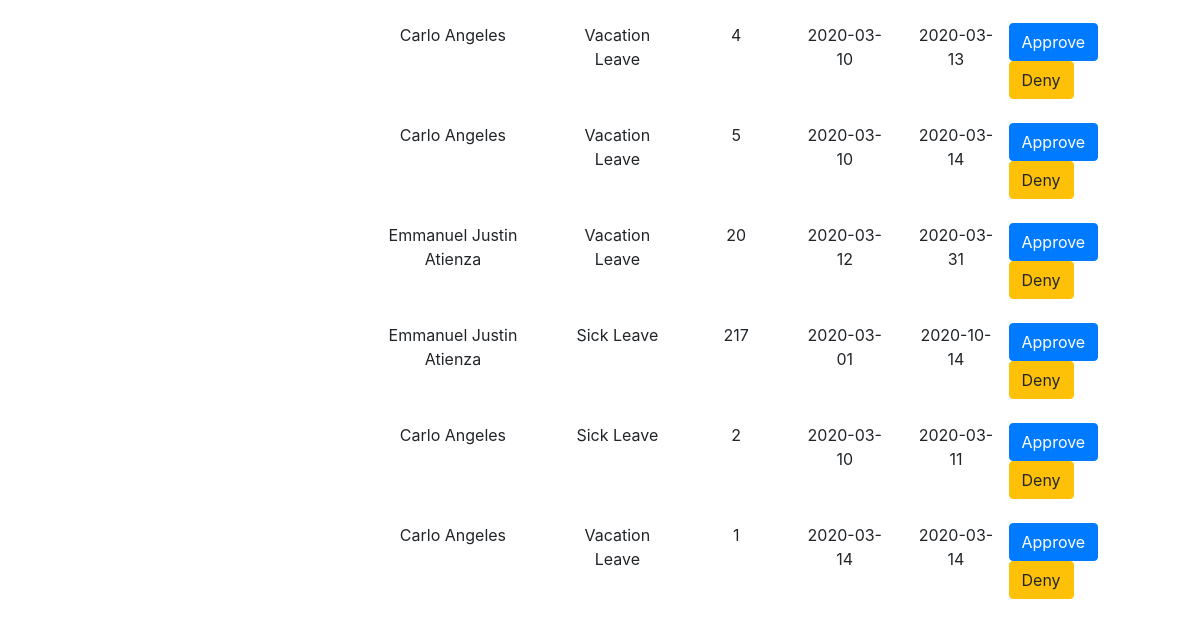
The page /user_hr/request.php (signed in, lower part) on the database as committed earlier.
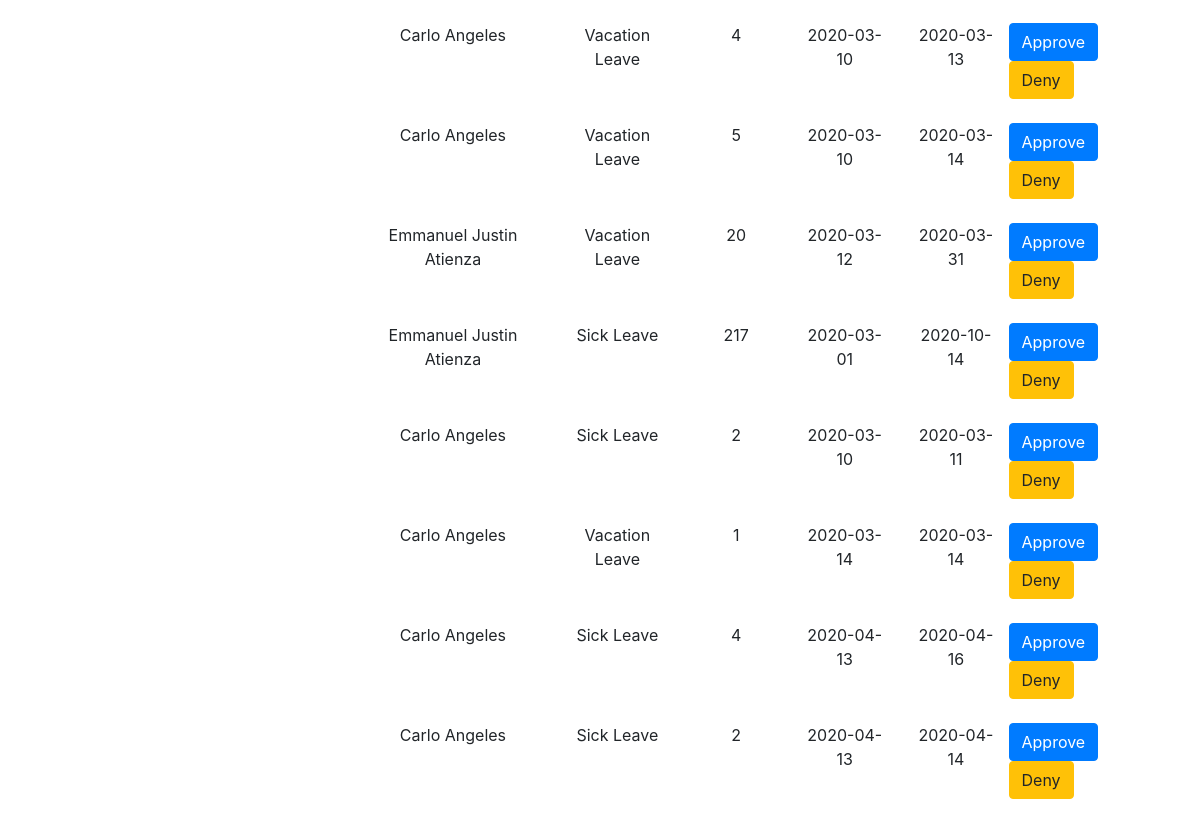
The same page on the database as committed later.
### tables this page shows
CREATE TABLE `leaverequest` (
  `leaverequestID` int(11) NOT NULL,
  `date_requested` date NOT NULL,
  `leaverequestType` varchar(100) NOT NULL,
  `leaverequestLocation` varchar(200) NOT NULL,
  `leaverequestNoOfDays` int(10) NOT NULL,
  `leaverequestStartDate` date NOT NULL,
  `leaverequestEndDate` date NOT NULL,
  `leaverequestCommutation` varchar(100) NOT NULL,
  `emp_id` varchar(40) NOT NULL,
  `leaverequestEmployeeName` varchar(500) NOT NULL,
  `emp_supervisor` varchar(500) NOT NULL,
  `emp_supervisor_response` varchar(50) NOT NULL,
  `emp_supervisor_remarks` varchar(500) DEFAULT NULL,
  `date_approval` date DEFAULT NULL,
  `hr_status` varchar(15) NOT NULL,
  `hr_remarks` varchar(500) DEFAULT NULL,
  `respondedby_hr` varchar(40) DEFAULT NULL
);

### user_hr/request.php (the view, shortened to what this page needs)
<?php
    include_once('../connection.php');
?>
<!DOCTYPE html>
<html lang="en">
<head>
    <?php include('css/bootstrap.php');?>
</head>
<body>
    <section id="wrapper">
        <div class="row">
            <div class="side-bar col-xl-3 col-lg-4">
            </div>
            <div class="content col-xl-9 col-lg-8 overflow-hidden">
               <div class="container">
                    <div class="jumbotron bg-transparent">
                        <div class="table table-responsive">
                            <table id="mytable" class="table table-responsive table-borderless text-center">
                                <?php
                                    $request_table_sql = "Select leaverequestEmployeeName, leaverequestType, leaverequestNoOfDays, leaverequestStartDate, leaverequestEndDate, leaverequestID, emp_id, emp_supervisor from leaverequest where hr_status = 'Pending'";
                                    $request_table_result = mysqli_query($connection,$request_table_sql);
                                    if($request_table_result -> num_rows > 0){
                                        while($row = $request_table_result -> fetch_assoc()){
                                            echo '<tr><td style="display:none;">' .$row["leaverequestID"] .'</td>'.
                                                 '<td style="display:none;">'. $row["emp_id"] . '</td>'.
                                                 '<td style="display:none;">'. $row["emp_supervisor"] . '</td>'.
                                                 '<td>'. $row["leaverequestEmployeeName"] . '</td>'.
                                                 '<td>'. $row["leaverequestType"] . '</td>'.
                                                 '<td>'. $row["leaverequestNoOfDays"] . '</td>'.
                                                 '<td>'. $row["leaverequestStartDate"] . '</td>'.
                                                 '<td>'. $row["leaverequestEndDate"] . '</td>'.
                                                 '<td>
                                                    <div class="row justify-content-between">
                                                        <form action="approved.php" method="post">
                                                            <input type="hidden" name="lr_ID" id="dStatus" value="'.$row['leaverequestID'].'">
                                                            <input type="hidden" name="lr_EID" id="dStatus" value="'.$row['emp_id'].'">
                                                            <input type="hidden" name="lr_super" id="dStatus" value="'.$row['emp_supervisor'].'">
                                                            <input type="hidden" name="lr_type" id="dtype" value="'.$row['leaverequestType'].'">
                                                            <button name="approved" class="btn btn-primary">Approve</button>
                                                        </form>
                                                        <button name="deny" class="btn btn-warning" id="deny_btn" onclick="modalOpen()">Deny</button>
                                                    </div>
                                                 </td> </tr>';
                                        }
                                    }
                                ?>
                            </table>
                        </div>
                    </div>
               </div>
            </div>
        </div>
    </section>
</body>
</html>

### user_hr/css/bootstrap.php (shortened to what this page needs)
<link rel="stylesheet" href="../bootstrap-4.3.1-dist/css/bootstrap.css">
<link rel="stylesheet" href="../bootstrap-4.3.1-dist/css/bootstrap.min.css">
<link rel="stylesheet" href="https://cdnjs.cloudflare.com/ajax/libs/font-awesome/4.7.0/css/font-awesome.min.css">

### user_hr/css/bootstrap.php (style rules this page uses)
html,body { overflow:hidden; }
.side-bar { display: block; }
html,body { overflow:auto; }
@media only screen and (min-width:992px) { html,body { overflow:hidden; } }

Rows that differ between the two databases and show on the page:
added leaverequest: leaverequestEmployeeName "Carlo Angeles", leaverequestType "Sick Leave", leaverequestNoOfDays "4", leaverequestStartDate "2020-04-13", leaverequestEndDate "2020-04-16"
added leaverequest: leaverequestEmployeeName "Carlo Angeles", leaverequestType "Sick Leave", leaverequestNoOfDays "2", leaverequestStartDate "2020-04-13", leaverequestEndDate "2020-04-14"
